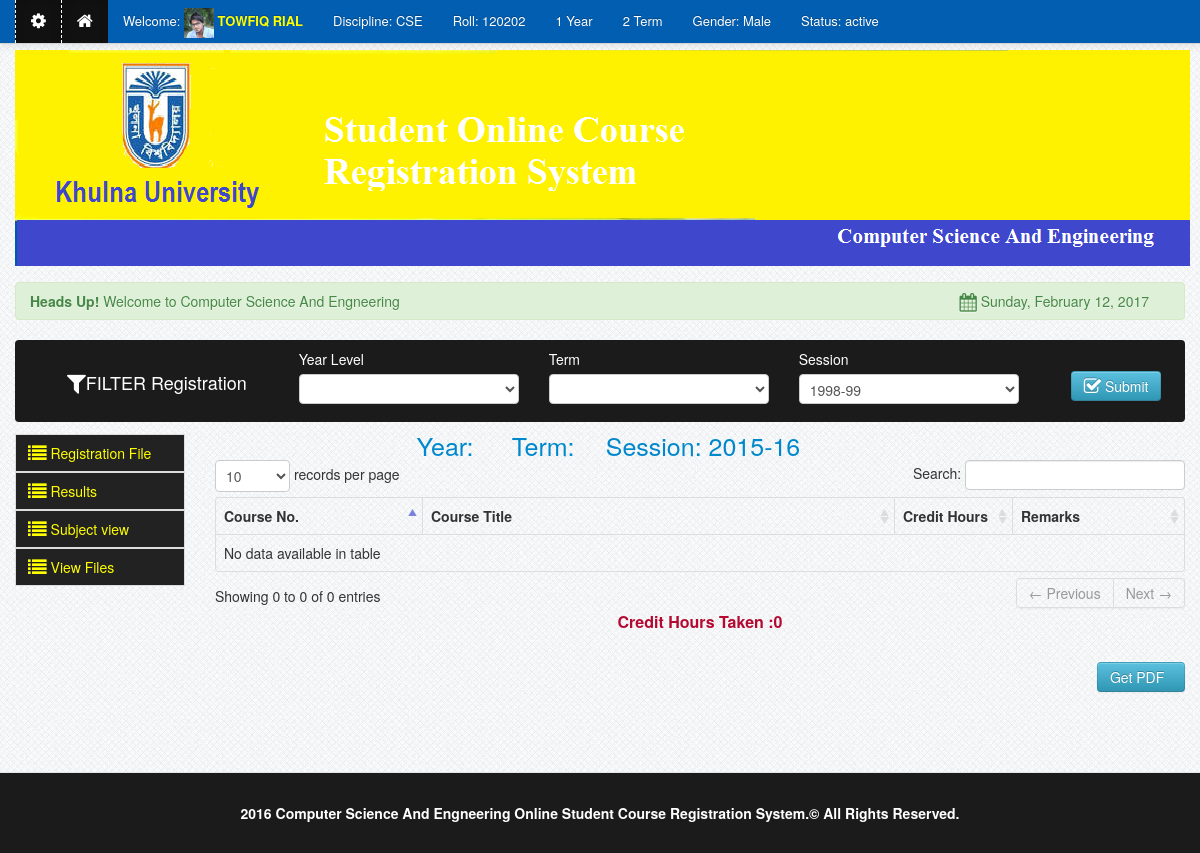
Page /sort_grade1.php (signed in) on the earlier database version.
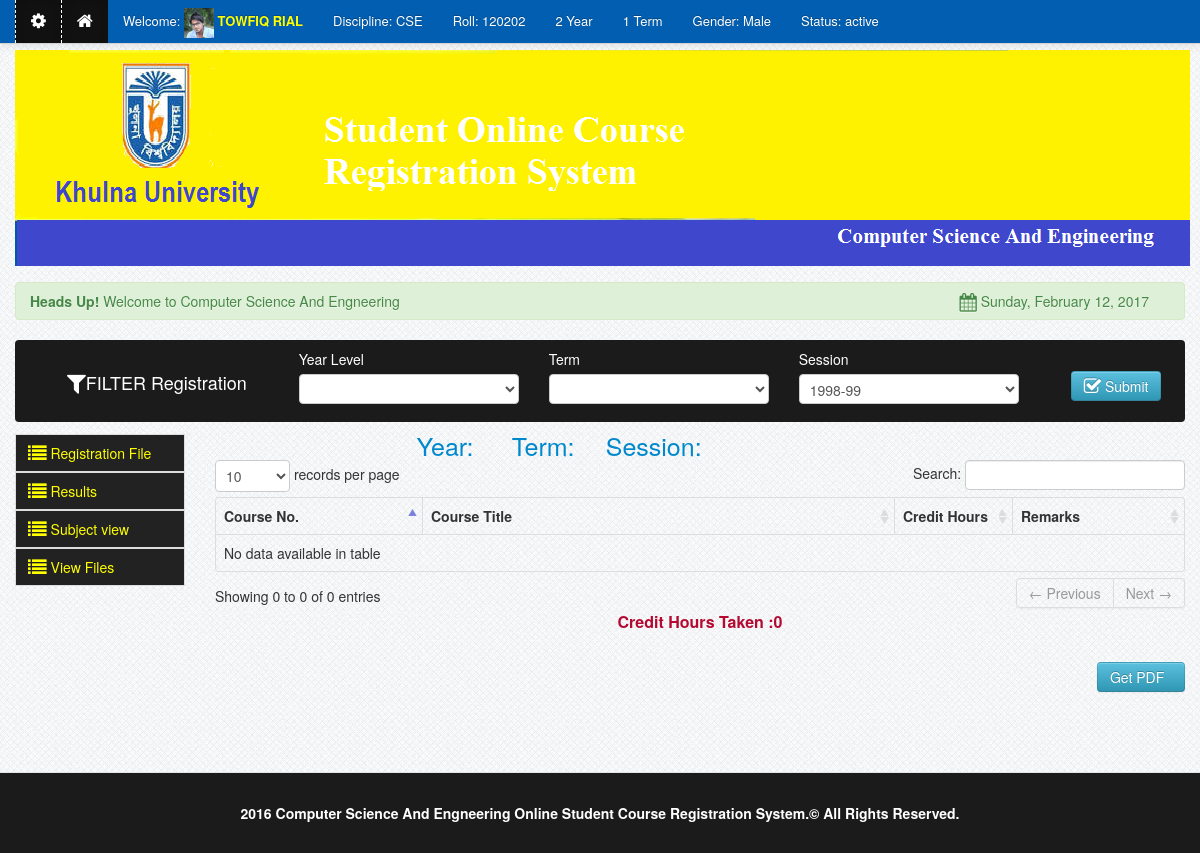
Same page on the later database version.
### tables this page shows
CREATE TABLE `registration` (
  `student_no` varchar(100) NOT NULL,
  `year` varchar(100) NOT NULL,
  `term` varchar(100) NOT NULL,
  `session` varchar(100) NOT NULL,
  `subject_id` varchar(11) NOT NULL,
  `course_title` varchar(111) NOT NULL,
  `credit_hours` varchar(111) NOT NULL,
  `remarks` varchar(100) NOT NULL,
  `reg_id` int(30) NOT NULL AUTO_INCREMENT,
  PRIMARY KEY (`reg_id`),
  FULLTEXT KEY `course_title` (`course_title`)
);

CREATE TABLE `students` (
  `student_id` int(11) NOT NULL AUTO_INCREMENT,
  `firstname` varchar(100) NOT NULL,
  `lastname` varchar(100) NOT NULL,
  `password` varchar(100) NOT NULL,
  `gender` varchar(10) NOT NULL,
  `course` varchar(100) NOT NULL,
  `address` varchar(100) NOT NULL,
  `contact` varchar(100) NOT NULL,
  `mail_id` varchar(100) NOT NULL,
  `photo` varchar(100) NOT NULL,
  `student_no` varchar(100) NOT NULL,
  `status` varchar(100) NOT NULL,
  `year_level` varchar(100) NOT NULL,
  `term` varchar(100) NOT NULL,
  `student_status` varchar(100) NOT NULL,
  `reg_status` varchar(111) NOT NULL,
  `reg_stat` varchar(111) NOT NULL,
  `a_a` varchar(111) NOT NULL,
  `a_d` varchar(111) NOT NULL,
  `fees` varchar(111) NOT NULL,
  PRIMARY KEY (`student_id`)
);

### session.php (called while the page is built, shortened)
<?php
$session_id=$_SESSION['id'];
?>

### sort_grade1.php (the view, shortened to what the changed rows need)
<?php include('header.php'); ?>
<?php include('session.php'); ?>
<?php include('navbar.php'); ?>
 <?php
	$school_year = $_POST['school_year'];
	$semester = $_POST['semester'];
$session =  $_POST['session'];
?>
    <div class="container">
		<div class="margin-top">
			<div class="row">
				<div class="span10">
	&nbsp;&nbsp;&nbsp;&nbsp;&nbsp;&nbsp;&nbsp;&nbsp;&nbsp;&nbsp;&nbsp;&nbsp;&nbsp;&nbsp;&nbsp;&nbsp;&nbsp;&nbsp;&nbsp;&nbsp;&nbsp;&nbsp;&nbsp;&nbsp;&nbsp;&nbsp;&nbsp;&nbsp;&nbsp;&nbsp;&nbsp;&nbsp;&nbsp;&nbsp;&nbsp;&nbsp;&nbsp;&nbsp;&nbsp;&nbsp;&nbsp;&nbsp;&nbsp;&nbsp;&nbsp;&nbsp;&nbsp;&nbsp;&nbsp;&nbsp;<a style="font-size:25px">  Year: <?php $_SESSION['year1']=$school_year;  echo $school_year; ?> </a>&nbsp;&nbsp;&nbsp;&nbsp;&nbsp;&nbsp;&nbsp;
					<a style="font-size:25px">   Term:<?php $_SESSION['term1']=$semester; echo $semester; ?></a>&nbsp;&nbsp;&nbsp;&nbsp;&nbsp;&nbsp;&nbsp; <a style="font-size:25px">   Session:
					<?php
					$user_query = mysql_query("select * from registration where student_no = '$session_id' and term like '%$semester%' and year like '%$school_year%' and session like '%$session%' ")or die(mysql_error()); $row = mysql_fetch_array($user_query); $_SESSION['session1']=$row['session']; echo $row['session']; ?></a>
                    	 <?php     $total_credit = 0.00;
			    ?>
		          <table cellpadding="0" cellspacing="0" border="0" class="table  table-bordered" id="example">
                        <thead>
                            <tr>
                                <th width="100">Course No. </th>
                                <th width="250">Course Title</th>
                                <th width="50">Credit Hours</th>
                                <th width="80">Remarks</th>
                            </tr>
                        </thead>
                        <tbody>
                        </tbody>
                    </table>
							<div align="center">  <p><span class="red" style="font-size:16px">Credit Hours Taken :<?php  $total_credit; echo "$total_credit";?></span></p>
			</div>
				</div>
			</div>
		</div>
    </div>
<?php include('footer.php') ?>

### navbar.php (shortened to what the changed rows need)
	<div class="navbar navbar-fixed-top navbar-inverse">
            <div class="navbar-inner">
                <div class="container">
                    <div class="nav-collapse collapse">
					<ul class="nav">
					<?php
					if (!isset($_SESSION['id'])){ ?>
						  <li class="divider-vertical"></li>
								<li class="">
								<a  rel="tooltip"  data-placement="bottom" title="Home" id="home"   href="index.php"><i class="icon-home icon-large"></i>&nbsp;Home</a>
								</li>
						  <li class="divider-vertical"></li>
								<li class="">
								<a rel="tooltip"  data-placement="bottom" title="Click Here to Login" id="login" href="#student"  data-toggle="modal"><i class="icon-signin icon-large"></i>&nbsp;Login</a>
								</li>
						<li class="divider-vertical"></li>
							<li class="">
							<a rel="tooltip"  data-placement="bottom" title="Click Here to Open Account" id="signup" href="signup.php"><i class="icon-signin icon-large"></i>&nbsp;Create Account</strong></a>
							</li>
						<li class="divider-vertical"></li>
						<li class="signup"><span class="sg"></span></li>
					<?php }else{ ?>
					<?php
					$query=mysql_query("select * from students where student_no='$session_id'")or die(mysql_error());
					$row=mysql_fetch_array($query);
					?>
					<?php
$user_query=mysql_query("select * from  registration where student_no = '$session_id'")or die(mysql_error());
$ro=mysql_fetch_array($user_query);
if($ro['year']==1 && $ro['term']==1 && $row['year_level']==1 && $row['term']==1 )
{
$year_level = 1;
$term = 2;
}
elseif($row['year_level']==1 && $row['term']==2)
{
$year_level = 2;
$term = 1;
}
elseif($row['year_level']==2 && $row['term']==1)
{
$year_level = 2;
$term = 2;
}
elseif($row['year_level']==2 && $row['term']==2)
{
$year_level = 3;
$term = 1;
}
elseif($row['year_level']==3 && $row['term']==1)
{
$year_level = 3;
$term = 2;
}
elseif($row['year_level']==3 && $row['term']==2)
{
$year_level = 4;
$term = 1;
}
elseif($row['year_level']==4 && $row['term']==1)
{
$year_level = 4;
$term = 2;
}
elseif($row['year_level']==4 && $row['term']==2)
{
$year_level = "4";
$term = "1";
}
	else
{
$year_level = 1;
$term = 1;
}				?>
					<li class="active">
						<a href=""  data-toggle="dropdown" ><i class="icon-cog icon-large"></i></a>
					</li>
					<li class="active"><a  rel="tooltip"  data-placement="bottom" title="Home" id="home1"  href="dasboard.php"><i class="icon-home icon-large"></i></a></li>
					<li>
						<a href="">Welcome:&nbsp;<img height="30" class=""  width="30" src="registrar/<?php echo $row['photo']; ?>">
						<strong class="name1"><?php echo $row['firstname']." ".$row['lastname']; ?></strong></a>
					</li>
					<li>
						<?php $course_id  = $row['course']; ?>
						<?php
						$query_course = mysql_query("select * from course where code = '$course_id' ")or die(mysql_error());
						$query_row = mysql_fetch_array($query_course);
						echo '<a>Discipline:&nbsp;'.$query_row['code'].'</a>';
						?>
					</li>
                     <li><a>Roll:&nbsp;<?php echo $row['student_no']; ?></a></li>
							<li><a><?php  echo $year_level; ?>   Year</a></li>
							<li><a><?php echo $term; ?>   Term</a></li>
							<li><a>Gender:&nbsp;<?php echo $row['gender']; ?></a></li>
							<li><a>Status:&nbsp;<?php echo $row['status']; ?></a></li>
					<?php } ?>
					</ul>
                    </div>
                </div>
            </div>
        </div>

Differences in the rows shown:
no longer on this page (row edited): registration: year "1", term "2", session "2015-16"
Other differences:
$year_level: "1" → "2"
$term: "2" → "1"
